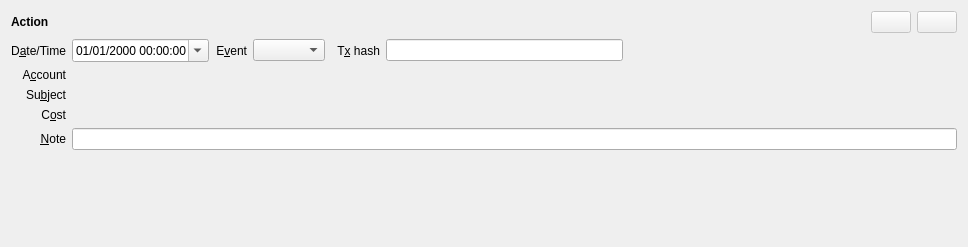
<?xml version="1.0" encoding="UTF-8"?>
<ui version="4.0">
 <class>ChainActionOperation</class>
 <widget class="QWidget" name="ChainActionOperation">
  <property name="geometry">
   <rect>
    <x>0</x>
    <y>0</y>
    <width>968</width>
    <height>247</height>
   </rect>
  </property>
  <property name="windowTitle">
   <string>Form</string>
  </property>
  <layout class="QGridLayout" name="layout">
   <item row="0" column="0">
    <widget class="QLabel" name="main_label">
     <property name="font">
      <font>
       <bold>true</bold>
      </font>
     </property>
     <property name="text">
      <string>Action</string>
     </property>
    </widget>
   </item>
   <item row="0" column="7">
    <spacer name="horizontal_spacer">
     <property name="orientation">
      <enum>Qt::Orientation::Horizontal</enum>
     </property>
     <property name="sizeHint" stdset="0">
      <size>
       <width>40</width>
       <height>20</height>
      </size>
     </property>
    </spacer>
   </item>
   <item row="0" column="8">
    <widget class="QPushButton" name="commit_button">
     <property name="enabled">
      <bool>false</bool>
     </property>
     <property name="toolTip">
      <string>Commit changes</string>
     </property>
     <property name="text">
      <string/>
     </property>
    </widget>
   </item>
   <item row="0" column="9">
    <widget class="QPushButton" name="revert_button">
     <property name="enabled">
      <bool>false</bool>
     </property>
     <property name="acceptDrops">
      <bool>false</bool>
     </property>
     <property name="toolTip">
      <string>Cancel changes</string>
     </property>
     <property name="text">
      <string/>
     </property>
    </widget>
   </item>
   <item row="1" column="0">
    <widget class="QLabel" name="date_label">
     <property name="text">
      <string>D&amp;ate/Time</string>
     </property>
     <property name="alignment">
      <set>Qt::AlignmentFlag::AlignRight|Qt::AlignmentFlag::AlignTrailing|Qt::AlignmentFlag::AlignVCenter</set>
     </property>
     <property name="buddy">
      <cstring>timestamp</cstring>
     </property>
    </widget>
   </item>
   <item row="1" column="1">
    <widget class="QDateTimeEdit" name="timestamp">
     <property name="displayFormat">
      <string>dd/MM/yyyy hh:mm:ss</string>
     </property>
     <property name="calendarPopup">
      <bool>true</bool>
     </property>
     <property name="timeSpec">
      <enum>Qt::TimeSpec::UTC</enum>
     </property>
    </widget>
   </item>
   <item row="1" column="2">
    <widget class="QLabel" name="type_label">
     <property name="text">
      <string>E&amp;vent</string>
     </property>
     <property name="alignment">
      <set>Qt::AlignmentFlag::AlignRight|Qt::AlignmentFlag::AlignTrailing|Qt::AlignmentFlag::AlignVCenter</set>
     </property>
     <property name="buddy">
      <cstring>type</cstring>
     </property>
    </widget>
   </item>
   <item row="1" column="3">
    <widget class="QComboBox" name="type"/>
   </item>
   <item row="1" column="5">
    <widget class="QLabel" name="tx_hash_label">
     <property name="text">
      <string>T&amp;x hash</string>
     </property>
     <property name="alignment">
      <set>Qt::AlignmentFlag::AlignRight|Qt::AlignmentFlag::AlignTrailing|Qt::AlignmentFlag::AlignVCenter</set>
     </property>
     <property name="buddy">
      <cstring>number</cstring>
     </property>
    </widget>
   </item>
   <item row="1" column="6">
    <widget class="QLineEdit" name="number"/>
   </item>
   <item row="2" column="0">
    <widget class="QLabel" name="account_label">
     <property name="text">
      <string>A&amp;ccount</string>
     </property>
     <property name="alignment">
      <set>Qt::AlignmentFlag::AlignRight|Qt::AlignmentFlag::AlignTrailing|Qt::AlignmentFlag::AlignVCenter</set>
     </property>
     <property name="buddy">
      <cstring>account_widget</cstring>
     </property>
    </widget>
   </item>
   <item row="2" column="1" colspan="3">
    <widget class="ReferenceSelectorWidget" name="account_widget"/>
   </item>
   <item row="3" column="0">
    <widget class="QLabel" name="symbol_label">
     <property name="text">
      <string>Su&amp;bject</string>
     </property>
     <property name="toolTip">
      <string>What the event was about - the token approved, for example. Left empty when it is not an asset JAL knows.</string>
     </property>
     <property name="alignment">
      <set>Qt::AlignmentFlag::AlignRight|Qt::AlignmentFlag::AlignTrailing|Qt::AlignmentFlag::AlignVCenter</set>
     </property>
     <property name="buddy">
      <cstring>symbol_widget</cstring>
     </property>
    </widget>
   </item>
   <item row="3" column="1" colspan="3">
    <widget class="ReferenceSelectorWidget" name="symbol_widget"/>
   </item>
   <item row="4" column="0">
    <widget class="QLabel" name="fee_label">
     <property name="text">
      <string>C&amp;ost</string>
     </property>
     <property name="alignment">
      <set>Qt::AlignmentFlag::AlignRight|Qt::AlignmentFlag::AlignTrailing|Qt::AlignmentFlag::AlignVCenter</set>
     </property>
     <property name="buddy">
      <cstring>fee_widget</cstring>
     </property>
    </widget>
   </item>
   <item row="4" column="1" colspan="3">
    <widget class="FeeWidget" name="fee_widget" native="true"/>
   </item>
   <item row="5" column="0">
    <widget class="QLabel" name="note_label">
     <property name="text">
      <string>&amp;Note</string>
     </property>
     <property name="alignment">
      <set>Qt::AlignmentFlag::AlignRight|Qt::AlignmentFlag::AlignTrailing|Qt::AlignmentFlag::AlignVCenter</set>
     </property>
     <property name="buddy">
      <cstring>note</cstring>
     </property>
    </widget>
   </item>
   <item row="5" column="1" colspan="9">
    <widget class="QLineEdit" name="note"/>
   </item>
   <item row="6" column="0">
    <spacer name="vertical_spacer">
     <property name="orientation">
      <enum>Qt::Orientation::Vertical</enum>
     </property>
     <property name="sizeHint" stdset="0">
      <size>
       <width>20</width>
       <height>40</height>
      </size>
     </property>
    </spacer>
   </item>
  </layout>
 </widget>
 <customwidgets>
  <customwidget>
   <class>FeeWidget</class>
   <extends>QWidget</extends>
   <header>jal/widgets/fee_widget.h</header>
   <container>0</container>
  </customwidget>
  <customwidget>
   <class>ReferenceSelectorWidget</class>
   <extends>QWidget</extends>
   <header>jal/widgets/reference_selector.h</header>
   <container>1</container>
  </customwidget>
 </customwidgets>
 <tabstops>
  <tabstop>timestamp</tabstop>
  <tabstop>type</tabstop>
  <tabstop>number</tabstop>
  <tabstop>account_widget</tabstop>
  <tabstop>symbol_widget</tabstop>
  <tabstop>fee_widget</tabstop>
  <tabstop>note</tabstop>
  <tabstop>commit_button</tabstop>
  <tabstop>revert_button</tabstop>
 </tabstops>
 <resources/>
 <connections/>
</ui>
